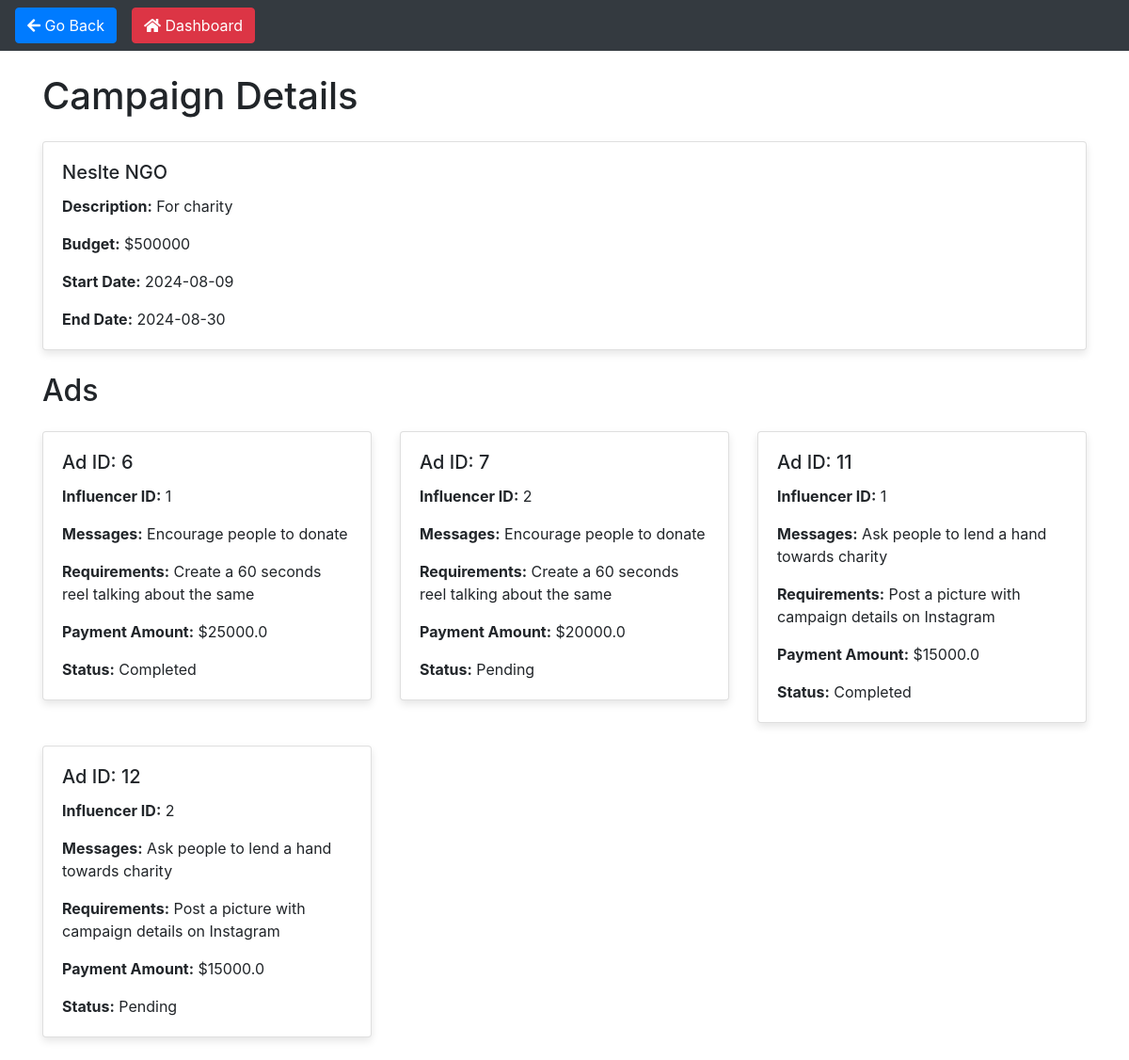
Page /view_campaign/4 (signed in) on the committed database.
### models.py (models this page shows, shortened)
class Campaign(db.Model):
    __tablename__ = "campaign"
    id = db.Column(db.Integer, primary_key=True)
    name = db.Column(db.String(64), nullable=False)
    date_created = db.Column(db.DateTime, nullable=False, default=datetime.utcnow)
    description = db.Column(db.String(84), nullable=False)
    start_date = db.Column(db.DateTime, nullable=False)
    end_date = db.Column(db.DateTime, nullable=False)
    budget = db.Column(db.Integer, nullable=False)
    visibility = db.Column(db.String(84), nullable=False)
    goals = db.Column(db.String(84), nullable=False)
    niche = db.Column(db.String(64), nullable=False)
    user_id = db.Column(db.Integer, db.ForeignKey('user.id'), nullable=False)
    associated_influencers = db.relationship('Influencer', secondary=influencer_campaign_association,
                                             back_populates='campaigns')
    ads = db.relationship('Ad', backref='campaign', lazy=True)
    user = db.relationship('User', backref='campaigns')

class Ad(db.Model):
    __tablename__ = 'ad'
    id = db.Column(db.Integer, primary_key=True)
    campaign_id = db.Column(db.Integer, db.ForeignKey('campaign.id'), nullable=False)
    influencer_id = db.Column(db.Integer, db.ForeignKey('influencer.id'), nullable=False)
    messages = db.Column(db.Text, nullable=False)
    requirements = db.Column(db.Text)
    payment_amount = db.Column(db.Float, nullable=False)
    status = db.Column(db.String(50), nullable=False, default='Pending')  # Pending, Accepted, Rejected
    created_at = db.Column(db.DateTime, default=datetime.utcnow)

### main.py (the view)
@app.route('/view_campaign/<int:campaign_id>')
@login_required
def view_campaign(campaign_id):
    campaign = Campaign.query.get_or_404(campaign_id)
    ads = Ad.query.filter_by(campaign_id=campaign.id).all()
    return render_template('admin_view_campaign.html', campaign=campaign, ads=ads)

### main.py (called while the page is built)
@login_manager.user_loader
def load_user(user_id):
    return User.query.get(int(user_id))

### models.py (called while the page is built)
    @property
    def is_authenticated(self):
        return True

### templates/admin_view_campaign.html (shortened to what this page needs)
<!DOCTYPE html>
<html lang="en">
  <head>
    <link
      href="https://stackpath.bootstrapcdn.com/bootstrap/4.5.2/css/bootstrap.min.css"
      rel="stylesheet"
    />
    <link
      href="https://cdnjs.cloudflare.com/ajax/libs/font-awesome/5.15.1/css/all.min.css"
      rel="stylesheet"
    />
  </head>
  <body>
    <nav class="navbar navbar-expand-lg navbar-dark bg-dark mb-4">
      <button class="btn btn-primary" onclick="history.back()">
        <i class="fas fa-arrow-left"></i> Go Back
      </button>
      <button
        class="btn btn-danger ml-3"
        onclick="window.location.href='/admin_dashboard'"
      >
        <i class="fas fa-home"></i> Dashboard
      </button>
    </nav>
    <div class="container mt-4">
      <h1 class="mb-4">Campaign Details</h1>
      <div class="card mb-4 campaign-card">
        <div class="card-body">
          <h5 class="card-title">{{ campaign.name }}</h5>
          <p class="card-text">
            <strong>Description:</strong> {{ campaign.description }}
          </p>
          <p class="card-text">
            <strong>Budget:</strong> ${{ campaign.budget }}
          </p>
          <p class="card-text">
            <strong>Start Date:</strong> {{
            campaign.start_date.strftime('%Y-%m-%d') }}
          </p>
          <p class="card-text">
            <strong>End Date:</strong> {{ campaign.end_date.strftime('%Y-%m-%d')
            }}
          </p>
        </div>
      </div>
      <h2 class="mb-4">Ads</h2>
      {% if ads %}
      <div class="row">
        {% for ad in ads %}
        <div class="col-md-4 mb-4">
          <div class="card ad-card">
            <div class="card-body">
              <h5 class="card-title">Ad ID: {{ ad.id }}</h5>
              <p class="card-text">
                <strong>Influencer ID:</strong> {{ ad.influencer_id }}
              </p>
              <p class="card-text">
                <strong>Messages:</strong> {{ ad.messages }}
              </p>
              <p class="card-text">
                <strong>Requirements:</strong> {{ ad.requirements }}
              </p>
              <p class="card-text">
                <strong>Payment Amount:</strong> ${{ ad.payment_amount }}
              </p>
              <p class="card-text"><strong>Status:</strong> {{ ad.status }}</p>
            </div>
          </div>
        </div>
        {% endfor %}
      </div>
      {% else %}
      <div class="alert alert-info" role="alert">
        No ads found for this campaign.
      </div>
      {% endif %}
    </div>
  </body>
</html>

### templates/admin_view_campaign.html (style rules this page uses)
.campaign-card, .ad-card { box-shadow: 0 4px 8px rgba(0, 0, 0, 0.1); transition: transform 0.2s; }
.btn-primary { background-color: #007bff; border-color: #007bff; }

### rows in the picture
Campaign: name "Neslte NGO", description "For charity", budget "500000", start_date "2024-08-09", end_date "2024-08-30"
Ad: id "6", influencer_id "1", messages "Encourage people to donate", requirements "Create a 60 seconds reel talking about the same", payment_amount "25000.0", status "Completed"
Ad: id "7", influencer_id "2", messages "Encourage people to donate", requirements "Create a 60 seconds reel talking about the same", payment_amount "20000.0", status "Pending"
Ad: id "11", influencer_id "1", messages "Ask people to lend a hand towards charity", requirements "Post a picture with campaign details on Instagram", payment_amount "15000.0", status "Completed"
Ad: id "12", influencer_id "2", messages "Ask people to lend a hand towards charity", requirements "Post a picture with campaign details on Instagram", payment_amount "15000.0", status "Pending"
